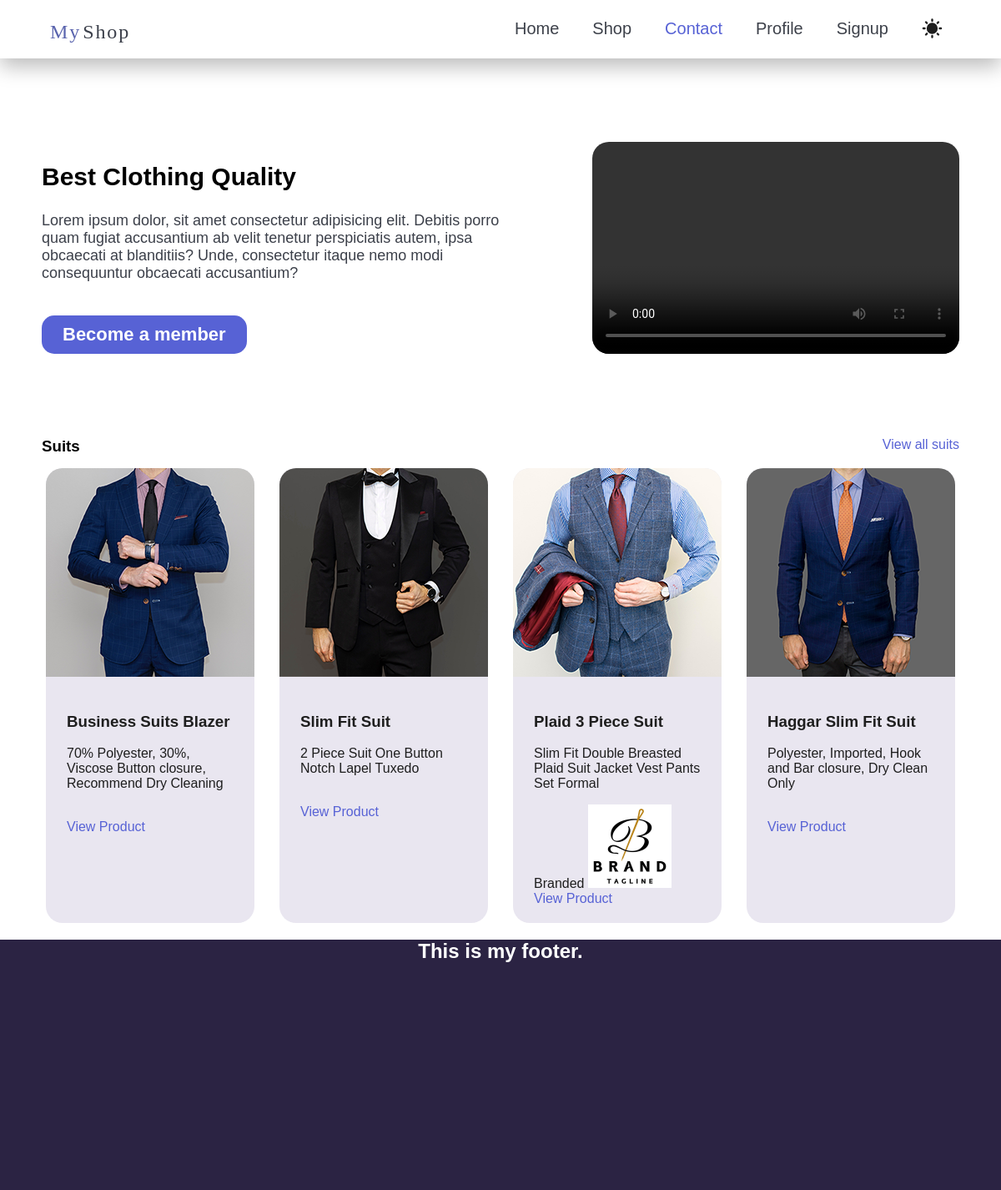
Before: / with the older database file.
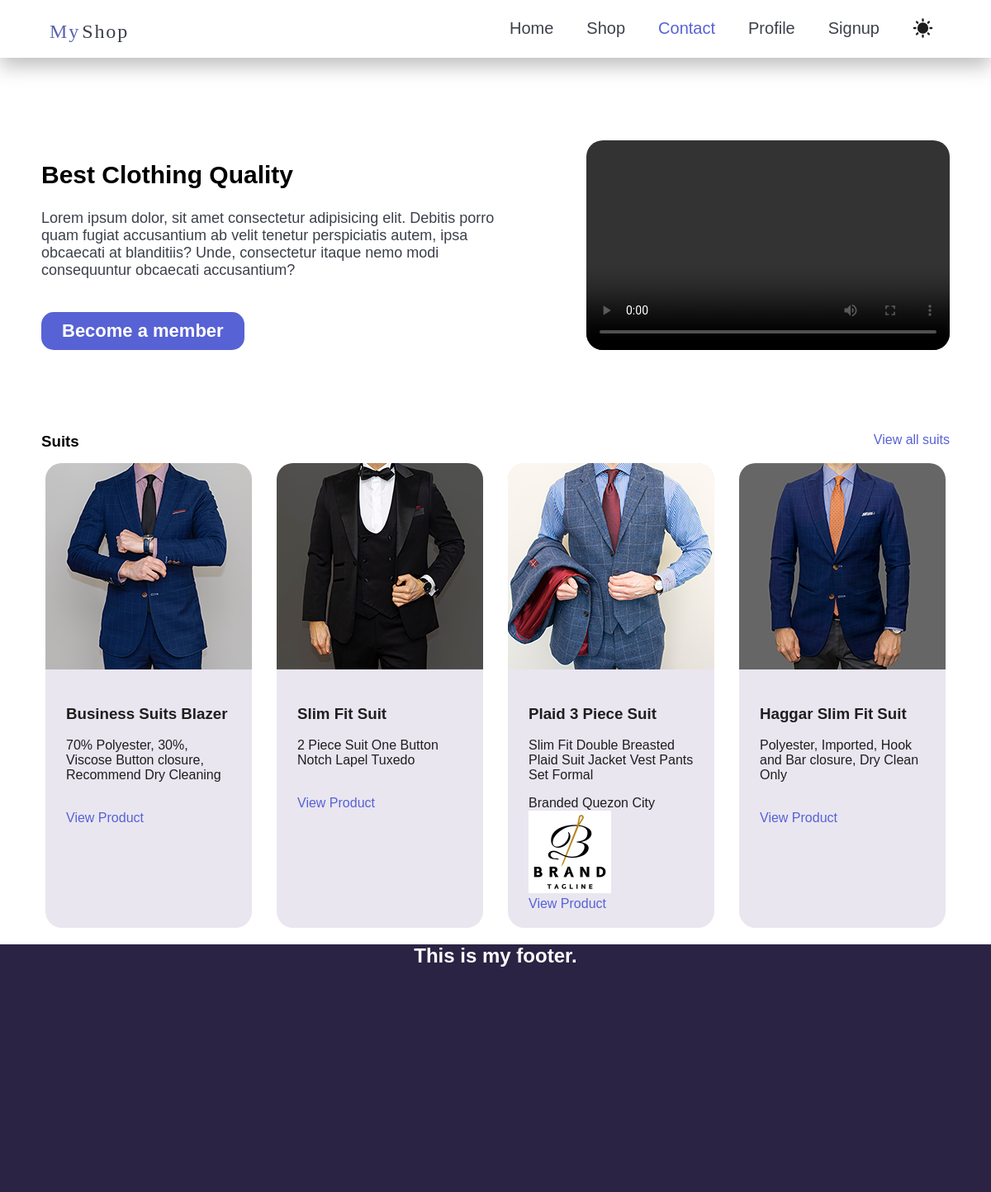
After: the same page with the newer database file.
### products/models.py (models this page shows, shortened)
class Product(models.Model):
    title = models.CharField(max_length = 70)
    description = models.TextField(blank = True)
    category = models.ManyToManyField(Category)
    image = models.ImageField(blank = True, upload_to='product-img')
    brand = models.ForeignKey(Brand, on_delete=models.CASCADE, null=True)
    price = models.PositiveIntegerField()
    slug = models.SlugField(blank = True)
    is_bestseller = models.BooleanField(default=False)
    suggestions = models.ManyToManyField('self')

class Brand(models.Model):
    title = models.CharField(max_length = 70)
    image = models.ImageField(blank= True, upload_to='brand-img')
    address = models.OneToOneField(Address, on_delete=models.CASCADE, null=True)
    def __str__(self) -> str:
        return f'{self.title}'

class Address(models.Model):
    street = models.CharField(max_length = 100)
    zipcode = models.PositiveIntegerField()
    city = models.CharField(max_length = 20)
    country = models.CharField(max_length = 20)

### products/views.py (the view)
# urls.py: path('', views.index, name='home'),
def index(request):
    user = 'prince'
    products_number = 4
    products = Product.objects.all().order_by('-id')[:4]
    for product in products:
        print(product.brand)
    return render(request, 'products/home.html', {
        'name': user,
        'products_number': products_number,
        'products': products,
    })

### products/templates/products/home.html (shortened to what this page needs)
{% extends "base.html" %}
{% load static %}
{% block css %}{% static "css/style.css" %}{% endblock  %}
{% block body %}
  {% include "includes/nav.html" %}
  <section id="intro">
      <div style="width: 50%;">
          <h1>Best Clothing Quality</h1>
          <p>Lorem ipsum dolor, sit amet consectetur adipisicing elit. Debitis porro quam fugiat accusantium ab velit tenetur perspiciatis autem, ipsa obcaecati at blanditiis? Unde, consectetur itaque nemo modi consequuntur obcaecati accusantium?</p>
          <a onclick="hideNav()">Become a member</a>
      </div>
      <video controls>
          <source src="{% static "video/intro-video.mp4" %}">
      </video>
  </section>
  <div class="product-nav">
      <h3>Suits</h3>
      <a href="{% url "product" "suit" %}">View all suits</a>
  </div>
  <main id="products-intro">
    {% for product in products  %}
    <div class="product-card">
        <img src="{{product.image.url}}" class="product-img">
        <div style="padding:20px 25px">
            <h3>{{product.title}}</h3>
            <p>{{product.description}}</p>
            {% if product.brand %}
            <span>{{product.brand.title}}</span>
            <span>{{product.brand.address.city}}</span>
            <img src="{{product.brand.image.url}}" width="100" height="100" alt="">
            {% endif %}
            <br/>
            <a href="">View Product</a>
        </div>
    </div>
    {% endfor %}
  </main>
  <footer>
      <h2>This is my footer.</h2>
  </footer>
{% endblock %}

### templates/base.html (shortened to what this page needs)
{% load static %}
<!DOCTYPE html>
<html lang="en">
  <head>
    <link rel="stylesheet" href="{% block css %}{% endblock  %}" />
  </head>
  <body>
    {% block body %}{% endblock %}
  </body>
</html>

### templates/includes/nav.html (shortened to what this page needs)
{% load static %}
<header>
    <img src="{% static "image/brand-logo.svg" %}" width="100" alt="myshop logo">
    <nav class="main-nav">
        <a href="/">Home</a>
        <a href="shop.html">Shop</a>
        <a href="contact.html" id="selected">Contact</a>
        <a href="profile.html">Profile</a>
        <a href="{% url "signup" %}">Signup</a>
    </nav>
</header>

### products/static/css/style.css (style rules this page uses)
body { font-family: Arial, Helvetica, sans-serif; margin: 0; }
header { display: flex; padding: 0 5%; justify-content: space-between; background-color: white; box-shadow: 0px 10px 25px #00000043; height: 70px; }
header img { padding-top: 12px; }
.main-nav { padding: 10px; display: flex; column-gap: 40px; padding-top: 18px; }
.main-nav a { font-size: 20px; color: #3d414a; text-decoration: none; transition-duration: 0.3s; padding-top: 5px; }
#selected { color: #5762D5; }
#sun-icon { transform: translateY(-5px); }
#intro { display: flex; width: 1100px; margin: 100px auto; justify-content: space-between; }
#intro h1 { font-size: 30px; }
#intro p { font-size: 18px; margin-bottom: 40px; color: #3C404A; }
#intro a { background-color: #5762D5; color: white; padding: 10px 25px; font-size: 22px; font-weight: bold; border-radius: 15px; transition-duration: 0.3s; display: block; width: fit-content; animation: slide-up 1s; }
video { width: 40%; border-radius: 20px; }
.product-nav { display: flex; justify-content:space-between; width: 1100px; margin: 15px auto; }
.product-nav h3 { margin: 0; }
.product-nav a, main a { color: #5762D5; text-decoration: none; transition-duration: 0.3s; }
#products-intro { display: flex; flex-wrap: wrap; justify-content: center; width: 1100px; margin: auto; gap: 30px 30px; }
.product-card { background-color: #e9e6f0; color: #1E1E1E; border-radius: 20px; width: 250px; }
.product-img { border-radius: 20px 20px 0 0; transition-duration: 0.3s; }
footer { background-color: #2B2343; height: 300px; width: 100%; color: white; text-align: center; }

Changed rows visible on the page:
changed through a linked row, Product "Plaid 3 Piece Suit": brand.address.city (not shown) → "Quezon City"
